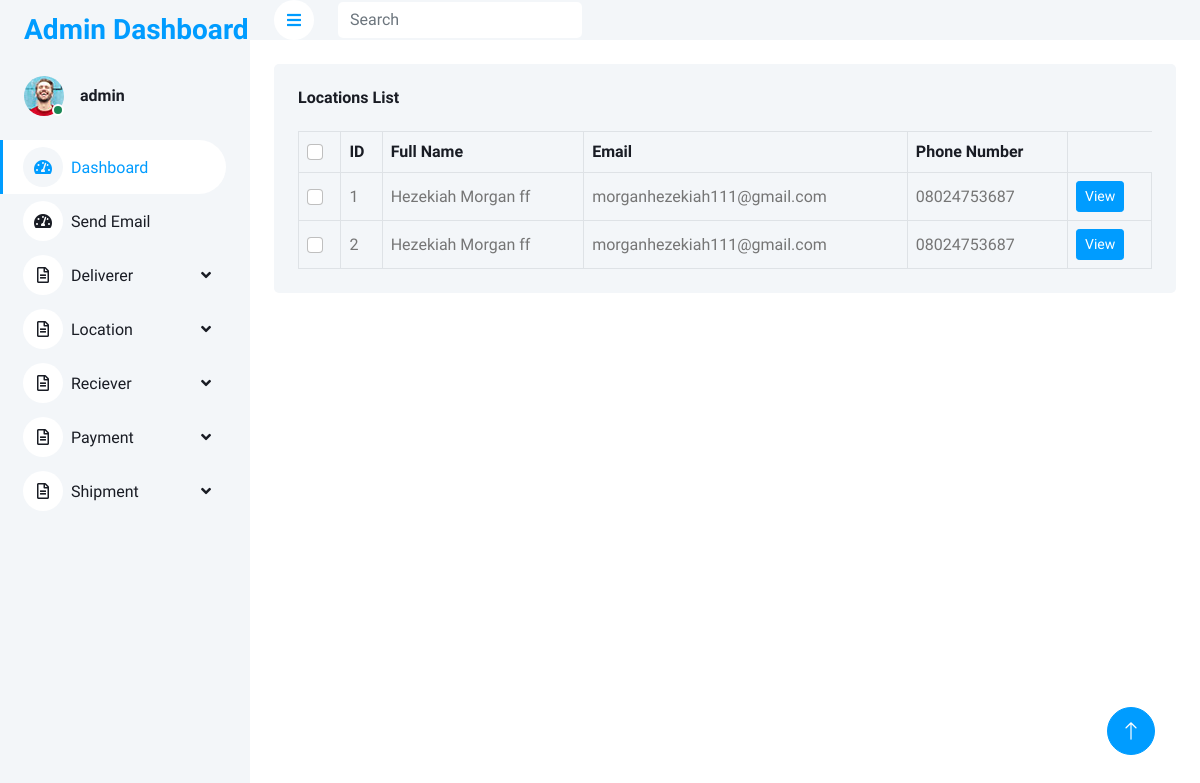
Page /dashboard/listReciever (signed in) on the committed database.
### base/models.py (models this page shows, shortened)
class Reciever(models.Model):
    full_name = models.CharField(null=False, blank=False, max_length=120)
    email = models.EmailField(null=False, blank=False)
    phone_number = models.CharField(null=False, blank=False, max_length=120)
    location = models.CharField(null=False, blank=False,max_length=120)
    photo_image = models.ImageField(upload_to="reciever_images")

### base/views.py (the view)
class ListReciever(LoginRequiredMixin,ListView):
    template_name="dashboard/reciever/list_reciever.html"
    model=Reciever
    context_object_name="recievers"

### context/_app.py (called while the page is built)
def app(request):
    shipments = Shipment.objects.all()
    locations = Location.objects.all()
    deliverers = Deliverer.objects.all()
    recievers = Reciever.objects.all()
    return {
        "app_name":"ZoomCourier",
        "shipments":shipments,
        "locations":locations,
        "deliverers":deliverers,
        "recievers":recievers,
        "phone_number":"+1(863)417-2285",
        "email":"support@cargointransit.online",
        "address":'''A108 Adam Street
New York, NY 535022
United States'''
    }

### templates/dashboard/reciever/list_reciever.html
{%extends 'dashboard/helpers/__base__.html' %}
{%load static%}
{% load crispy_forms_tags %}
{%block content %}
<div class="container-fluid pt-4 px-4">
    <div class="bg-light text-center rounded p-4">
        <div class="d-flex align-items-center justify-content-between mb-4">
            <h6 class="mb-0">Locations List</h6>
        </div>
        <div class="table-responsive">
            <table class="table text-start align-middle table-bordered table-hover mb-0">
                <thead>
                    <tr class="text-dark">
                        <th scope="col"><input class="form-check-input" type="checkbox"></th>
                        <th scope="col">ID</th>
                        <th scope="col">Full Name</th>
                        <th scope="col">Email</th>
                        <th scope="col">Phone Number</th>
                    </tr>
                </thead>
                <tbody>
                    {%for reciever in recievers %}
                    <tr>
                        <td><input class="form-check-input" type="checkbox"></td>
                        <td>{{ reciever.id }}</td>
                        <td>{{ reciever.full_name }}</td>
                        <td>{{ reciever.email }}</td>
                        <td>{{ reciever.phone_number }}</td>
                        <td><a href="{% url 'updateReciever' reciever.id%}" class="btn btn-primary btn-sm">View</a></td>
                    </tr>
                    {%empty%}
                    <p class="text-primary text-center">Not Reciever Yet</p>
                    {%endfor%}
                </tbody>
            </table>
        </div>
    </div>
</div>
</div>
{%endblock%}

### templates/dashboard/helpers/__base__.html
{%load static%}
{% include 'dashboard/helpers/__header__.html'%}
            {%block content%}
            {%endblock%}
    {% include 'dashboard/helpers/__footer__.html'%}

### templates/dashboard/helpers/__header__.html (shortened to what this page needs)
{%load static%}
<!DOCTYPE html>
<html lang="en">
<head>
    <link href="https://cdnjs.cloudflare.com/ajax/libs/font-awesome/5.10.0/css/all.min.css" rel="stylesheet">
    <link href="https://cdn.jsdelivr.net/npm/bootstrap-icons@1.4.1/font/bootstrap-icons.css" rel="stylesheet">
    <link href="{%static 'dashboard/lib/owlcarousel/assets/owl.carousel.min.css' %}" rel="stylesheet">
    <link href="{%static 'dasboard/lib/tempusdominus/css/tempusdominus-bootstrap-4.min.css' %}" rel="stylesheet" />
    <link href="{%static 'dashboard/css/bootstrap.min.css' %}" rel="stylesheet">
    <link href="{%static 'dashboard/css/style.css' %}" rel="stylesheet">
</head>
<body>
    <div class="container-xxl position-relative bg-white d-flex p-0">
        <div class="sidebar pe-4 pb-3">
            <nav class="navbar bg-light navbar-light">
                <a href="/" class="navbar-brand mx-4 mb-3">
                    <h3 class="text-primary">Admin Dashboard</h3>
                </a>
                <div class="d-flex align-items-center ms-4 mb-4">
                    <div class="position-relative">
                        <img class="rounded-circle" src="{%static 'dashboard/img/user.jpg' %}" alt="" style="width: 40px; height: 40px;">
                        <div class="bg-success rounded-circle border border-2 border-white position-absolute end-0 bottom-0 p-1"></div>
                    </div>
                    <div class="ms-3">
                        <h6 class="mb-0">{{ request.user.username }}</h6>
                    </div>
                </div>
                <div class="navbar-nav w-100">
                    <a href="{% url 'dashboard' %}" class="nav-item nav-link active"><i class="fa fa-tachometer-alt me-2"></i>Dashboard</a>
                    <a href="{% url 'sendEmailView' %}" class="nav-item nav-link "><i class="fa fa-tachometer-alt me-2"></i>Send Email
                    </a>
                    <div class="nav-item dropdown">
                        <a href="#" class="nav-link dropdown-toggle" data-bs-toggle="dropdown"><i class="far fa-file-alt me-2"></i>Deliverer</a>
                    </div>
                    <div class="nav-item dropdown">
                        <a href="#" class="nav-link dropdown-toggle" data-bs-toggle="dropdown"><i class="far fa-file-alt me-2"></i>Location</a>
                    </div>
                    <div class="nav-item dropdown">
                        <a href="#" class="nav-link dropdown-toggle" data-bs-toggle="dropdown"><i class="far fa-file-alt me-2"></i>Reciever</a>
                    </div>
                    <div class="nav-item dropdown">
                        <a href="#" class="nav-link dropdown-toggle" data-bs-toggle="dropdown"><i class="far fa-file-alt me-2"></i>Payment</a>
                    </div>
                    <div class="nav-item dropdown">
                        <a href="#" class="nav-link dropdown-toggle" data-bs-toggle="dropdown"><i class="far fa-file-alt me-2"></i>Shipment</a>
                    </div>
                </div>
            </nav>
        </div>
        <div class="content">
            <nav class="navbar navbar-expand bg-light navbar-light sticky-top px-4 py-0">
                <a href="#" class="sidebar-toggler flex-shrink-0">
                    <i class="fa fa-bars"></i>
                </a>
                <form class="d-none d-md-flex ms-4">
                    <input class="form-control border-0" type="search" placeholder="Search">
                </form>
            </nav>

### templates/dashboard/helpers/__footer__.html (shortened to what this page needs)
{%load static%}
  <a href="#" class="btn btn-lg btn-primary btn-lg-square back-to-top"><i class="bi bi-arrow-up"></i></a>
</div>
</body>
</html>

### static/dashboard/css/style.css (style rules this page uses)
:root { --primary: #009CFF; --light: #F3F6F9; --dark: #191C24; }
.back-to-top { position: fixed; display: none; right: 45px; bottom: 45px; z-index: 99; }
.btn { transition: .5s; }
.btn.btn-primary { color: #FFFFFF; }
.btn-lg-square { width: 48px; height: 48px; }
.btn-square, .btn-sm-square, .btn-lg-square { padding: 0; display: inline-flex; align-items: center; justify-content: center; font-weight: normal; border-radius: 50px; }
.sidebar { position: fixed; top: 0; left: 0; bottom: 0; width: 250px; height: 100vh; overflow-y: auto; background: var(--light); transition: 0.5s; z-index: 999; }
.content { margin-left: 250px; min-height: 100vh; background: #FFFFFF; transition: 0.5s; }
@media (min-width: 992px) { .sidebar { margin-left: 0; } }
@media (min-width: 992px) { .content { width: calc(100% - 250px); } }
.sidebar .navbar .navbar-nav .nav-link { padding: 7px 20px; color: var(--dark); font-weight: 500; border-left: 3px solid var(--light); border-radius: 0 30px 30px 0; outline: none; }
.sidebar .navbar .navbar-nav .nav-link:hover, .sidebar .navbar .navbar-nav .nav-link.active { color: var(--primary); background: #FFFFFF; border-color: var(--primary); }
.sidebar .navbar .navbar-nav .nav-link i { width: 40px; height: 40px; display: inline-flex; align-items: center; justify-content: center; background: #FFFFFF; border-radius: 40px; }
.sidebar .navbar .navbar-nav .nav-link:hover i, .sidebar .navbar .navbar-nav .nav-link.active i { background: var(--light); }
.sidebar .navbar .dropdown-toggle::after { position: absolute; top: 15px; right: 15px; border: none; content: "\f107"; font-family: "Font Awesome 5 Free"; font-weight: 900; transition: .5s; }
.content .navbar .sidebar-toggler, .content .navbar .navbar-nav .nav-link i { width: 40px; height: 40px; display: inline-flex; align-items: center; justify-content: center; background: #FFFFFF; border-radius: 40px; }

### rows in the picture
Reciever: id "1", full_name "Hezekiah Morgan ff", email "morganhezekiah111@gmail.com", phone_number "08024753687"
Reciever: id "2", full_name "Hezekiah Morgan ff", email "morganhezekiah111@gmail.com", phone_number "08024753687"

### other values in the picture
{{ request.user.username }} "admin"
